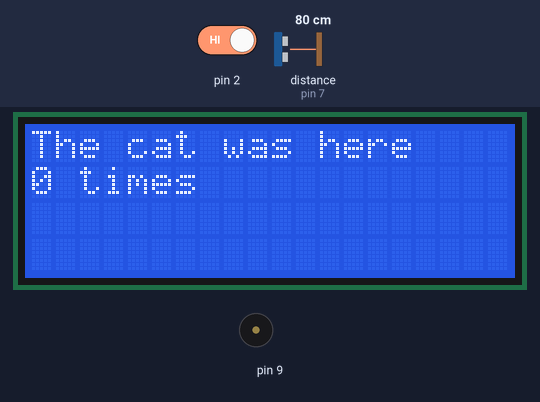
Bench run of a sketch on a simulated Arduino Uno, built with avr-gcc and run on an emulated ATmega328P. On the bench: 20×4 character LCD, buzzer (waves = sounding). Wiring (inferred from the names in the program): ultrasonic range finder: trigger pin 8; echo pin 7. Inputs (shaded band) come from the test bench; at power-on: distance to the obstacle (sensor on pin 7) 80 cm, pin 2 HIGH. The echo pulse lasts 58.3 µs per cm; what the sketch prints to the serial monitor is not drawn.

Above: at 1.2 s.
1.3 s: distance to the obstacle (sensor on pin 7) set to 2 cm
At 2.1 s:
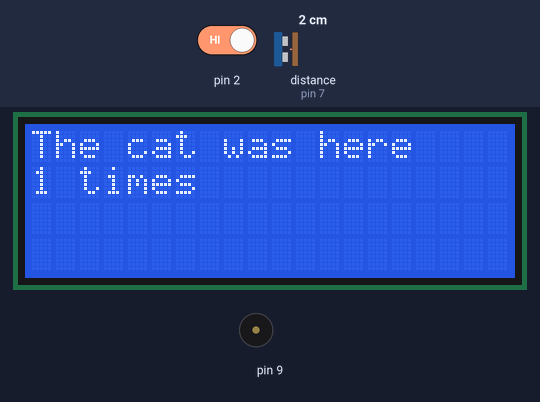
2.9 s: pin 2 driven LOW
5.9 s: distance to the obstacle (sensor on pin 7) set to 18 cm
8.9 s: distance to the obstacle (sensor on pin 7) set to 9 cm
Timing chart, 0 to 11.9 s (numbered marks = the images above; inputs shaded):
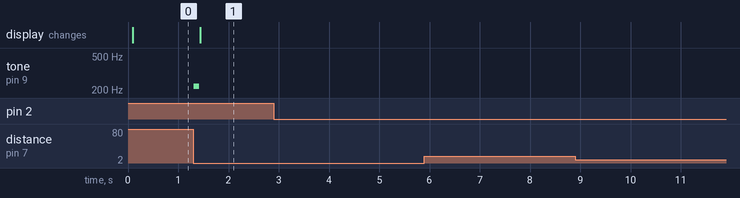

Measured:
- after the input at 1.3 s, tone on pin 9: silent → 220 Hz at once, → silent 0.10 s later; the display: changes after 0.14 s (image 1)
- after the input at 2.9 s, every drawn part: stays the same
- after the input at 5.9 s, every drawn part: stays the same
- after the input at 8.9 s, every drawn part: stays the same

The sketch:

code_liti_re.ino
```cpp
#include <Wire.h>
#include <LiquidCrystal_I2C.h>
#define echoPin 7 // Echo Pin
#define trigPin 8 // Trigger Pin
int maximumRange = 30;
long duration, distance;
int counter=0;
bool count= true;
bool ishere=true;
LiquidCrystal_I2C lcd(0x27,20,4);  // set the LCD address to 0x27 for a 16 chars and 2 line display
void setup()
{
  Serial.begin (9600);
  pinMode(trigPin, OUTPUT);
  pinMode(echoPin, INPUT);
  pinMode(2, INPUT_PULLUP);
  pinMode(1, INPUT_PULLUP);
  lcd.init();                      // initialize the lcd
  lcd.backlight();
}
void loop()
{
  digitalWrite(trigPin, LOW);
  delayMicroseconds(2);
  digitalWrite(trigPin, HIGH);
  delayMicroseconds(10);
  digitalWrite(trigPin, LOW);
  duration = pulseIn(echoPin, HIGH);
  distance = duration/58.2;

  if((counter > 5)&&(count==true)) {
      tone(9, 262, 2000);
       lcd.clear();
        lcd.setCursor(0, 0);
    lcd.print("The litter needs to");
            lcd.setCursor(0, 1);
    lcd.print("be CHANGED");
      delay(1000);
  }
  if ((distance <= maximumRange) &&(count==true) && (ishere==true))
    {
      tone(9, 220, 500);
      delay(100);
      noTone(9);
      counter=counter+1;
      Serial.println("counter=");
      Serial.println(counter);
      ishere=false;
    }
    else if (distance > maximumRange){
      ishere=true;
    }
  int sensorVal = digitalRead(2);
  if (sensorVal == LOW) {
    noTone(9);
    count=false;
    lcd.clear();
    }
  int sensorVal2 = digitalRead(1);
  if (sensorVal2 == LOW) {
    counter=0;
    count=true;
           lcd.clear();

    }
    lcd.setCursor(0, 0);
    lcd.print("The cat was here");
    lcd.setCursor(0, 1);
    lcd.print(counter);
    lcd.print(" times");
delay(50);
}
```
